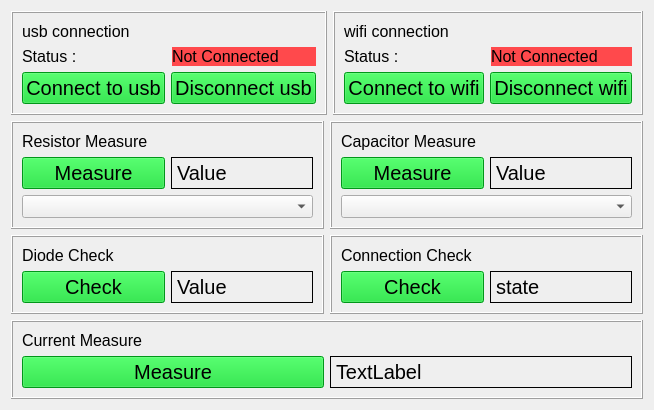
      <widget class="QWidget" name="measure">
       <attribute name="title">
        <string>Measure</string>
       </attribute>
       <layout class="QVBoxLayout" name="verticalLayout_10">
        <item>
         <layout class="QHBoxLayout" name="horizontalLayout_5">
          <item>
           <widget class="QFrame" name="frame">
            <property name="frameShape">
             <enum>QFrame::Box</enum>
            </property>
            <property name="frameShadow">
             <enum>QFrame::Raised</enum>
            </property>
            <layout class="QHBoxLayout" name="horizontalLayout_16">
             <item>
              <layout class="QVBoxLayout" name="verticalLayout">
               <item>
                <widget class="QLabel" name="usb_label">
                 <property name="font">
                  <font>
                   <pointsize>12</pointsize>
                  </font>
                 </property>
                 <property name="text">
                  <string>usb connection</string>
                 </property>
                </widget>
               </item>
               <item>
                <layout class="QHBoxLayout" name="horizontalLayout_14">
                 <item>
                  <widget class="QLabel" name="label">
                   <property name="font">
                    <font>
                     <pointsize>12</pointsize>
                    </font>
                   </property>
                   <property name="text">
                    <string>Status : </string>
                   </property>
                  </widget>
                 </item>
                 <item>
                  <widget class="QLabel" name="usb_status">
                   <property name="font">
                    <font>
                     <pointsize>12</pointsize>
                    </font>
                   </property>
                   <property name="styleSheet">
                    <string notr="true">background-color: rgb(255, 73, 76);</string>
                   </property>
                   <property name="text">
                    <string>Not Connected</string>
                   </property>
                  </widget>
                 </item>
                </layout>
               </item>
               <item>
                <layout class="QHBoxLayout" name="horizontalLayout_15">
                 <item>
                  <widget class="QPushButton" name="usb_connect_pushButton">
                   <property name="sizePolicy">
                    <sizepolicy hsizetype="Minimum" vsizetype="Minimum">
                     <horstretch>0</horstretch>
                     <verstretch>0</verstretch>
                    </sizepolicy>
                   </property>
                   <property name="font">
                    <font>
                     <pointsize>15</pointsize>
                    </font>
                   </property>
                   <property name="styleSheet">
                    <string notr="true">background-color: rgb(0, 212, 35);</string>
                   </property>
                   <property name="text">
                    <string>Connect to usb</string>
                   </property>
                  </widget>
                 </item>
                 <item>
                  <widget class="QPushButton" name="usb_disconnect_pushButton">
                   <property name="font">
                    <font>
                     <pointsize>15</pointsize>
                    </font>
                   </property>
                   <property name="styleSheet">
                    <string notr="true">background-color: rgb(0, 212, 35);</string>
                   </property>
                   <property name="text">
                    <string>Disconnect usb</string>
                   </property>
                  </widget>
                 </item>
                </layout>
               </item>
              </layout>
             </item>
            </layout>
           </widget>
          </item>
          <item>
           <widget class="QFrame" name="frame_2">
            <property name="frameShape">
             <enum>QFrame::Box</enum>
            </property>
            <property name="frameShadow">
             <enum>QFrame::Raised</enum>
            </property>
            <layout class="QHBoxLayout" name="horizontalLayout_19">
             <item>
              <layout class="QVBoxLayout" name="verticalLayout_2">
               <item>
                <widget class="QLabel" name="label_2">
                 <property name="font">
                  <font>
                   <pointsize>12</pointsize>
                  </font>
                 </property>
                 <property name="text">
                  <string>wifi connection</string>
                 </property>
                </widget>
               </item>
               <item>
                <layout class="QHBoxLayout" name="horizontalLayout_17">
                 <item>
                  <widget class="QLabel" name="label_18">
                   <property name="font">
                    <font>
                     <pointsize>12</pointsize>
                    </font>
                   </property>
                   <property name="text">
                    <string>Status : </string>
                   </property>
                  </widget>
                 </item>
                 <item>
                  <widget class="QLabel" name="wifi_status">
                   <property name="font">
                    <font>
                     <pointsize>12</pointsize>
                    </font>
                   </property>
                   <property name="styleSheet">
                    <string notr="true">background-color: rgb(255, 73, 76);</string>
                   </property>
                   <property name="text">
                    <string>Not Connected</string>
                   </property>
                  </widget>
                 </item>
                </layout>
               </item>
               <item>
                <layout class="QHBoxLayout" name="horizontalLayout_18">
                 <item>
                  <widget class="QPushButton" name="wifi_connect_pushButton">
                   <property name="font">
                    <font>
                     <pointsize>15</pointsize>
                    </font>
                   </property>
                   <property name="styleSheet">
                    <string notr="true">background-color: rgb(0, 212, 35);</string>
                   </property>
                   <property name="text">
                    <string>Connect to wifi</string>
                   </property>
                  </widget>
                 </item>
                 <item>
                  <widget class="QPushButton" name="wifi_disconnect_pushButton">
                   <property name="font">
                    <font>
                     <pointsize>15</pointsize>
                    </font>
                   </property>
                   <property name="styleSheet">
                    <string notr="true">background-color: rgb(0, 212, 35);</string>
                   </property>
                   <property name="text">
                    <string>Disconnect wifi</string>
                   </property>
                  </widget>
                 </item>
                </layout>
               </item>
              </layout>
             </item>
            </layout>
           </widget>
          </item>
         </layout>
        </item>
        <item>
         <layout class="QHBoxLayout" name="horizontalLayout_7">
          <item>
           <widget class="QFrame" name="frame_3">
            <property name="frameShape">
             <enum>QFrame::Box</enum>
            </property>
            <property name="frameShadow">
             <enum>QFrame::Raised</enum>
            </property>
            <layout class="QHBoxLayout" name="horizontalLayout_11">
             <item>
              <layout class="QVBoxLayout" name="verticalLayout_3">
               <item>
                <widget class="QLabel" name="label_5">
                 <property name="font">
                  <font>
                   <pointsize>12</pointsize>
                  </font>
                 </property>
                 <property name="autoFillBackground">
                  <bool>false</bool>
                 </property>
                 <property name="text">
                  <string>Resistor Measure</string>
                 </property>
                </widget>
               </item>
               <item>
                <layout class="QHBoxLayout" name="horizontalLayout_3">
                 <item>
                  <widget class="QPushButton" name="resistor_measure_pushButton">
                   <property name="sizePolicy">
                    <sizepolicy hsizetype="Minimum" vsizetype="Minimum">
                     <horstretch>0</horstretch>
                     <verstretch>0</verstretch>
                    </sizepolicy>
                   </property>
                   <property name="font">
                    <font>
                     <pointsize>15</pointsize>
                    </font>
                   </property>
                   <property name="styleSheet">
                    <string notr="true">background-color: rgb(0, 212, 35);</string>
                   </property>
                   <property name="text">
                    <string>Measure</string>
                   </property>
                  </widget>
                 </item>
                 <item>
                  <widget class="QLabel" name="res_value">
                   <property name="font">
                    <font>
                     <pointsize>15</pointsize>
                    </font>
                   </property>
                   <property name="frameShape">
                    <enum>QFrame::Box</enum>
                   </property>
                   <property name="text">
                    <string>Value</string>
                   </property>
                  </widget>
                 </item>
                </layout>
               </item>
               <item>
                <widget class="QComboBox" name="comboBox_Res">
                 <property name="sizePolicy">
                  <sizepolicy hsizetype="Preferred" vsizetype="Minimum">
                   <horstretch>0</horstretch>
                   <verstretch>0</verstretch>
                  </sizepolicy>
                 </property>
                 <property name="font">
                  <font>
                   <pointsize>10</pointsize>
                  </font>
                 </property>
                </widget>
               </item>
              </layout>
             </item>
            </layout>
           </widget>
          </item>
          <item>
           <widget class="QFrame" name="frame_4">
            <property name="frameShape">
             <enum>QFrame::Box</enum>
            </property>
            <property name="frameShadow">
             <enum>QFrame::Raised</enum>
            </property>
            <layout class="QHBoxLayout" name="horizontalLayout_12">
             <item>
              <layout class="QVBoxLayout" name="verticalLayout_4">
               <item>
                <widget class="QLabel" name="label_10">
                 <property name="font">
                  <font>
                   <pointsize>12</pointsize>
                  </font>
                 </property>
                 <property name="text">
                  <string>Capacitor Measure</string>
                 </property>
                </widget>
               </item>
               <item>
                <layout class="QHBoxLayout" name="horizontalLayout_4">
                 <item>
                  <widget class="QPushButton" name="capacitor_measure_pushButton">
                   <property name="sizePolicy">
                    <sizepolicy hsizetype="Minimum" vsizetype="Minimum">
                     <horstretch>0</horstretch>
                     <verstretch>0</verstretch>
                    </sizepolicy>
                   </property>
                   <property name="font">
                    <font>
                     <pointsize>15</pointsize>
                    </font>
                   </property>
                   <property name="styleSheet">
                    <string notr="true">background-color: rgb(0, 212, 35);</string>
                   </property>
                   <property name="text">
                    <string>Measure</string>
                   </property>
                  </widget>
                 </item>
                 <item>
                  <widget class="QLabel" name="cap_value">
                   <property name="font">
                    <font>
                     <pointsize>15</pointsize>
                    </font>
                   </property>
                   <property name="frameShape">
                    <enum>QFrame::Box</enum>
                   </property>
                   <property name="text">
                    <string>Value</string>
                   </property>
                  </widget>
                 </item>
                </layout>
               </item>
               <item>
                <widget class="QComboBox" name="comboBox_Cap">
                 <property name="sizePolicy">
                  <sizepolicy hsizetype="Preferred" vsizetype="Minimum">
                   <horstretch>0</horstretch>
                   <verstretch>0</verstretch>
                  </sizepolicy>
                 </property>
                 <property name="font">
                  <font>
                   <pointsize>10</pointsize>
                  </font>
                 </property>
                </widget>
               </item>
              </layout>
             </item>
            </layout>
           </widget>
          </item>
         </layout>
        </item>
        <item>
         <layout class="QHBoxLayout" name="horizontalLayout_8">
          <item>
           <widget class="QFrame" name="frame_5">
            <property name="font">
             <font>
              <pointsize>12</pointsize>
             </font>
            </property>
            <property name="frameShape">
             <enum>QFrame::Box</enum>
            </property>
            <property name="frameShadow">
             <enum>QFrame::Raised</enum>
            </property>
            <layout class="QVBoxLayout" name="verticalLayout_8">
             <item>
              <widget class="QLabel" name="label_8">
               <property name="font">
                <font>
                 <pointsize>12</pointsize>
                </font>
               </property>
               <property name="styleSheet">
                <string notr="true"/>
               </property>
               <property name="text">
                <string>Diode Check</string>
               </property>
              </widget>
             </item>
             <item>
              <layout class="QHBoxLayout" name="horizontalLayout_2">
               <item>
                <widget class="QPushButton" name="diode_check_pushButton">
                 <property name="sizePolicy">
                  <sizepolicy hsizetype="Minimum" vsizetype="Minimum">
                   <horstretch>0</horstretch>
                   <verstretch>0</verstretch>
                  </sizepolicy>
                 </property>
                 <property name="font">
                  <font>
                   <pointsize>15</pointsize>
                  </font>
                 </property>
                 <property name="styleSheet">
                  <string notr="true">background-color: rgb(0, 212, 35);</string>
                 </property>
                 <property name="text">
                  <string>Check</string>
                 </property>
                </widget>
               </item>
               <item>
                <widget class="QLabel" name="diode_value">
                 <property name="font">
                  <font>
                   <pointsize>15</pointsize>
                  </font>
                 </property>
                 <property name="frameShape">
                  <enum>QFrame::Box</enum>
                 </property>
                 <property name="text">
                  <string>Value</string>
                 </property>
                </widget>
               </item>
              </layout>
             </item>
            </layout>
           </widget>
          </item>
          <item>
           <widget class="QFrame" name="frame_6">
            <property name="frameShape">
             <enum>QFrame::Box</enum>
            </property>
            <property name="frameShadow">
             <enum>QFrame::Raised</enum>
            </property>
            <layout class="QVBoxLayout" name="verticalLayout_7">
             <item>
              <widget class="QLabel" name="label_11">
               <property name="font">
                <font>
                 <pointsize>12</pointsize>
                </font>
               </property>
               <property name="frameShadow">
                <enum>QFrame::Raised</enum>
               </property>
               <property name="text">
                <string>Connection Check</string>
               </property>
              </widget>
             </item>
             <item>
              <layout class="QHBoxLayout" name="horizontalLayout_32">
               <item>
                <widget class="QPushButton" name="connection_check_pushButton">
                 <property name="sizePolicy">
                  <sizepolicy hsizetype="Minimum" vsizetype="Minimum">
                   <horstretch>0</horstretch>
                   <verstretch>0</verstretch>
                  </sizepolicy>
                 </property>
                 <property name="font">
                  <font>
                   <pointsize>15</pointsize>
                  </font>
                 </property>
                 <property name="styleSheet">
                  <string notr="true">background-color: rgb(0, 212, 35);</string>
                 </property>
                 <property name="text">
                  <string>Check</string>
                 </property>
                 <property name="iconSize">
                  <size>
                   <width>20</width>
                   <height>20</height>
                  </size>
                 </property>
                </widget>
               </item>
               <item>
                <widget class="QLabel" name="connection_state">
                 <property name="font">
                  <font>
                   <pointsize>15</pointsize>
                  </font>
                 </property>
                 <property name="frameShape">
                  <enum>QFrame::Box</enum>
                 </property>
                 <property name="text">
                  <string>state</string>
                 </property>
                </widget>
               </item>
              </layout>
             </item>
            </layout>
           </widget>
          </item>
         </layout>
        </item>
        <item>
         <widget class="QFrame" name="frame_7">
          <property name="styleSheet">
           <string notr="true"/>
          </property>
          <property name="frameShape">
           <enum>QFrame::Box</enum>
          </property>
          <property name="frameShadow">
           <enum>QFrame::Raised</enum>
          </property>
          <property name="lineWidth">
           <number>1</number>
          </property>
          <property name="midLineWidth">
           <number>0</number>
          </property>
          <layout class="QVBoxLayout" name="verticalLayout_9">
           <item>
            <layout class="QHBoxLayout" name="horizontalLayout_9">
             <item>
              <widget class="QLabel" name="label_9">
               <property name="font">
                <font>
                 <pointsize>12</pointsize>
                </font>
               </property>
               <property name="styleSheet">
                <string notr="true"/>
               </property>
               <property name="frameShape">
                <enum>QFrame::NoFrame</enum>
               </property>
               <property name="text">
                <string>Current Measure</string>
               </property>
              </widget>
             </item>
            </layout>
           </item>
           <item>
            <layout class="QHBoxLayout" name="horizontalLayout_6">
             <item>
              <widget class="QPushButton" name="current_measure_pushButton">
               <property name="sizePolicy">
                <sizepolicy hsizetype="Minimum" vsizetype="Minimum">
                 <horstretch>0</horstretch>
                 <verstretch>0</verstretch>
                </sizepolicy>
               </property>
               <property name="font">
                <font>
                 <pointsize>15</pointsize>
                </font>
               </property>
               <property name="styleSheet">
                <string notr="true">background-color: rgb(0, 212, 35);</string>
               </property>
               <property name="text">
                <string>Measure</string>
               </property>
              </widget>
             </item>
             <item>
              <widget class="QLabel" name="current_value">
               <property name="font">
                <font>
                 <pointsize>15</pointsize>
                </font>
               </property>
               <property name="frameShape">
                <enum>QFrame::Box</enum>
               </property>
               <property name="text">
                <string>TextLabel</string>
               </property>
              </widget>
             </item>
            </layout>
           </item>
          </layout>
         </widget>
        </item>
       </layout>
      </widget>
